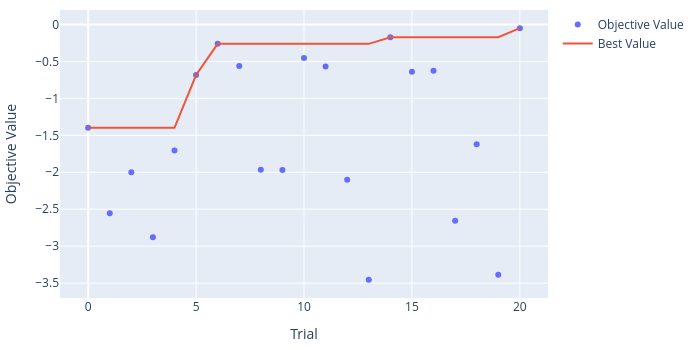
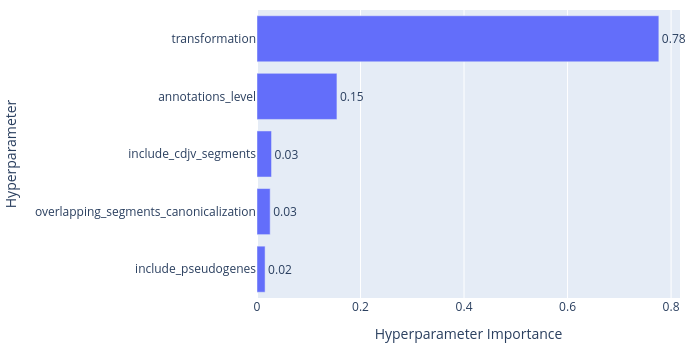

The notebook cell these images were saved under, in order:
### Code cell
from optuna.visualization import (
    plot_optimization_history,
    plot_param_importances,
)
import optuna

study = optuna.load_study(study_name="hpo", storage="sqlite:///../../outputs/hpo/fixed_hpo/optuna.db")
opt_history = plot_optimization_history(study)
opt_history.update_layout(
    title=None,                # quita el título
    width=700,                 # ancho en px
    height=350,                # alto en px (aspect ratio 2:1)
    margin=dict(l=50, r=20, t=10, b=40),   # márgenes chicos, sin el espacio del título
    font=dict(size=12),
)
opt_history.show()

param_importances = plot_param_importances(study)
param_importances.update_layout(
    title=None,                # quita el título
    width=700,                 # ancho en px
    height=350,                # alto en px (aspect ratio 2:1)
    margin=dict(l=50, r=20, t=10, b=40),   # márgenes chicos, sin el espacio del título
    font=dict(size=12),
)
param_importances.show()

print(study.best_params)
opt_history.write_image("./opt_history.png", scale=5)
param_importances.write_image("./param_importances.png", scale=5)

### Figure 1 — Plotly figure (JSON) as saved in the notebook; plotly's stock layout.template omitted (floating-point values rounded to 4 significant figures)
{"data": [{"mode": "markers", "name": "Objective Value", "type": "scatter", "x": [0, 1, 2, 3, 4, 5, 6, 7, 8, 9, 10, 11, 12, 13, 14, 15, 16, 17, 18, 19, 20], "y": [-1.398, -2.553, -2.0, -2.879, -1.705, -0.6842, -0.2619, -0.5606, -1.965, -1.971, -0.4544, -0.568, -2.1, -3.456, -0.1731, -0.6393, -0.6263, -2.655, -1.62, -3.386, -0.04939]}, {"mode": "lines", "name": "Best Value", "type": "scatter", "x": [0, 1, 2, 3, 4, 5, 6, 7, 8, 9, 10, 11, 12, 13, 14, 15, 16, 17, 18, 19, 20], "y": [-1.398, -1.398, -1.398, -1.398, -1.398, -0.6842, -0.2619, -0.2619, -0.2619, -0.2619, -0.2619, -0.2619, -0.2619, -0.2619, -0.1731, -0.1731, -0.1731, -0.1731, -0.1731, -0.1731, -0.04939]}, {"marker": {"color": "#cccccc"}, "mode": "markers", "name": "Infeasible Trial", "showlegend": false, "type": "scatter", "x": [], "y": []}], "layout": {"font": {"size": 12}, "height": 350, "margin": {"b": 40, "l": 50, "r": 20, "t": 10}, "title": {}, "width": 700, "xaxis": {"title": {"text": "Trial"}}, "yaxis": {"title": {"text": "Objective Value"}}}}

### Figure 2 — Plotly figure (JSON) as saved in the notebook; plotly's stock layout.template omitted (floating-point values rounded to 4 significant figures)
{"data": [{"cliponaxis": false, "hovertemplate": ["include_pseudogenes (CategoricalDistribution): 0.015635547242929353<extra></extra>", "overlapping_segments_canonicalization (CategoricalDistribution): 0.02544694587235919<extra></extra>", "include_cdjv_segments (CategoricalDistribution): 0.028070719378927293<extra></extra>", "annotations_level (CategoricalDistribution): 0.15445608948586548<extra></extra>", "transformation (CategoricalDistribution): 0.7763906980199187<extra></extra>"], "name": "Objective Value", "orientation": "h", "text": ["0.02", "0.03", "0.03", "0.15", "0.78"], "textposition": "outside", "type": "bar", "x": [0.01564, 0.02545, 0.02807, 0.1545, 0.7764], "y": ["include_pseudogenes", "overlapping_segments_canonicalization", "include_cdjv_segments", "annotations_level", "transformation"]}], "layout": {"font": {"size": 12}, "height": 350, "margin": {"b": 40, "l": 50, "r": 20, "t": 10}, "title": {}, "width": 700, "xaxis": {"title": {"text": "Hyperparameter Importance"}}, "yaxis": {"title": {"text": "Hyperparameter"}}}}
